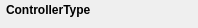
<?xml version="1.0" encoding="UTF-8"?>
<ui version="4.0">
 <class>ControllerBuilderWidget</class>
 <widget class="QWidget" name="ControllerBuilderWidget">
  <property name="geometry">
   <rect>
    <x>0</x>
    <y>0</y>
    <width>198</width>
    <height>28</height>
   </rect>
  </property>
  <property name="sizePolicy">
   <sizepolicy hsizetype="Expanding" vsizetype="Fixed">
    <horstretch>0</horstretch>
    <verstretch>0</verstretch>
   </sizepolicy>
  </property>
  <property name="windowTitle">
   <string>Controller Builder</string>
  </property>
  <layout class="QVBoxLayout" name="verticalLayout">
   <property name="spacing">
    <number>6</number>
   </property>
   <property name="leftMargin">
    <number>6</number>
   </property>
   <property name="topMargin">
    <number>0</number>
   </property>
   <property name="rightMargin">
    <number>6</number>
   </property>
   <property name="bottomMargin">
    <number>0</number>
   </property>
   <item>
    <layout class="QHBoxLayout" name="horizontalLayout">
     <property name="spacing">
      <number>0</number>
     </property>
     <item>
      <widget class="QLabel" name="nameLabel">
       <property name="font">
        <font>
         <weight>75</weight>
         <bold>true</bold>
        </font>
       </property>
       <property name="text">
        <string>ControllerType</string>
       </property>
       <property name="wordWrap">
        <bool>true</bool>
       </property>
      </widget>
     </item>
     <item>
      <spacer name="horizontalSpacer">
       <property name="orientation">
        <enum>Qt::Horizontal</enum>
       </property>
       <property name="sizeHint" stdset="0">
        <size>
         <width>40</width>
         <height>20</height>
        </size>
       </property>
      </spacer>
     </item>
     <item>
      <widget class="QPushButton" name="upButton">
       <property name="sizePolicy">
        <sizepolicy hsizetype="Fixed" vsizetype="Fixed">
         <horstretch>0</horstretch>
         <verstretch>0</verstretch>
        </sizepolicy>
       </property>
       <property name="maximumSize">
        <size>
         <width>20</width>
         <height>20</height>
        </size>
       </property>
       <property name="icon">
        <iconset resource="../resource/breezEd.qrc">
         <normaloff>:/breezEd/icons/edit/moveUp</normaloff>:/breezEd/icons/edit/moveUp</iconset>
       </property>
       <property name="flat">
        <bool>true</bool>
       </property>
      </widget>
     </item>
     <item>
      <widget class="QPushButton" name="downButton">
       <property name="sizePolicy">
        <sizepolicy hsizetype="Fixed" vsizetype="Fixed">
         <horstretch>0</horstretch>
         <verstretch>0</verstretch>
        </sizepolicy>
       </property>
       <property name="maximumSize">
        <size>
         <width>20</width>
         <height>20</height>
        </size>
       </property>
       <property name="icon">
        <iconset resource="../resource/breezEd.qrc">
         <normaloff>:/breezEd/icons/edit/moveDown</normaloff>:/breezEd/icons/edit/moveDown</iconset>
       </property>
       <property name="flat">
        <bool>true</bool>
       </property>
      </widget>
     </item>
     <item>
      <widget class="QPushButton" name="closeButton">
       <property name="sizePolicy">
        <sizepolicy hsizetype="Fixed" vsizetype="Fixed">
         <horstretch>0</horstretch>
         <verstretch>0</verstretch>
        </sizepolicy>
       </property>
       <property name="maximumSize">
        <size>
         <width>20</width>
         <height>20</height>
        </size>
       </property>
       <property name="icon">
        <iconset resource="../resource/breezEd.qrc">
         <normaloff>:/breezEd/icons/edit/delete</normaloff>:/breezEd/icons/edit/delete</iconset>
       </property>
       <property name="flat">
        <bool>true</bool>
       </property>
      </widget>
     </item>
    </layout>
   </item>
   <item>
    <widget class="QWidget" name="centerWidget" native="true">
     <property name="sizePolicy">
      <sizepolicy hsizetype="Preferred" vsizetype="Expanding">
       <horstretch>0</horstretch>
       <verstretch>0</verstretch>
      </sizepolicy>
     </property>
     <layout class="QFormLayout" name="centerLayout">
      <property name="fieldGrowthPolicy">
       <enum>QFormLayout::AllNonFixedFieldsGrow</enum>
      </property>
      <property name="labelAlignment">
       <set>Qt::AlignRight|Qt::AlignTrailing|Qt::AlignVCenter</set>
      </property>
      <property name="leftMargin">
       <number>3</number>
      </property>
      <property name="topMargin">
       <number>0</number>
      </property>
      <property name="rightMargin">
       <number>3</number>
      </property>
      <property name="bottomMargin">
       <number>0</number>
      </property>
     </layout>
    </widget>
   </item>
  </layout>
 </widget>
 <resources>
  <include location="../resource/breezEd.qrc"/>
 </resources>
 <connections>
  <connection>
   <sender>closeButton</sender>
   <signal>clicked()</signal>
   <receiver>ControllerBuilderWidget</receiver>
   <slot>close()</slot>
   <hints>
    <hint type="sourcelabel">
     <x>283</x>
     <y>13</y>
    </hint>
    <hint type="destinationlabel">
     <x>149</x>
     <y>18</y>
    </hint>
   </hints>
  </connection>
 </connections>
</ui>
